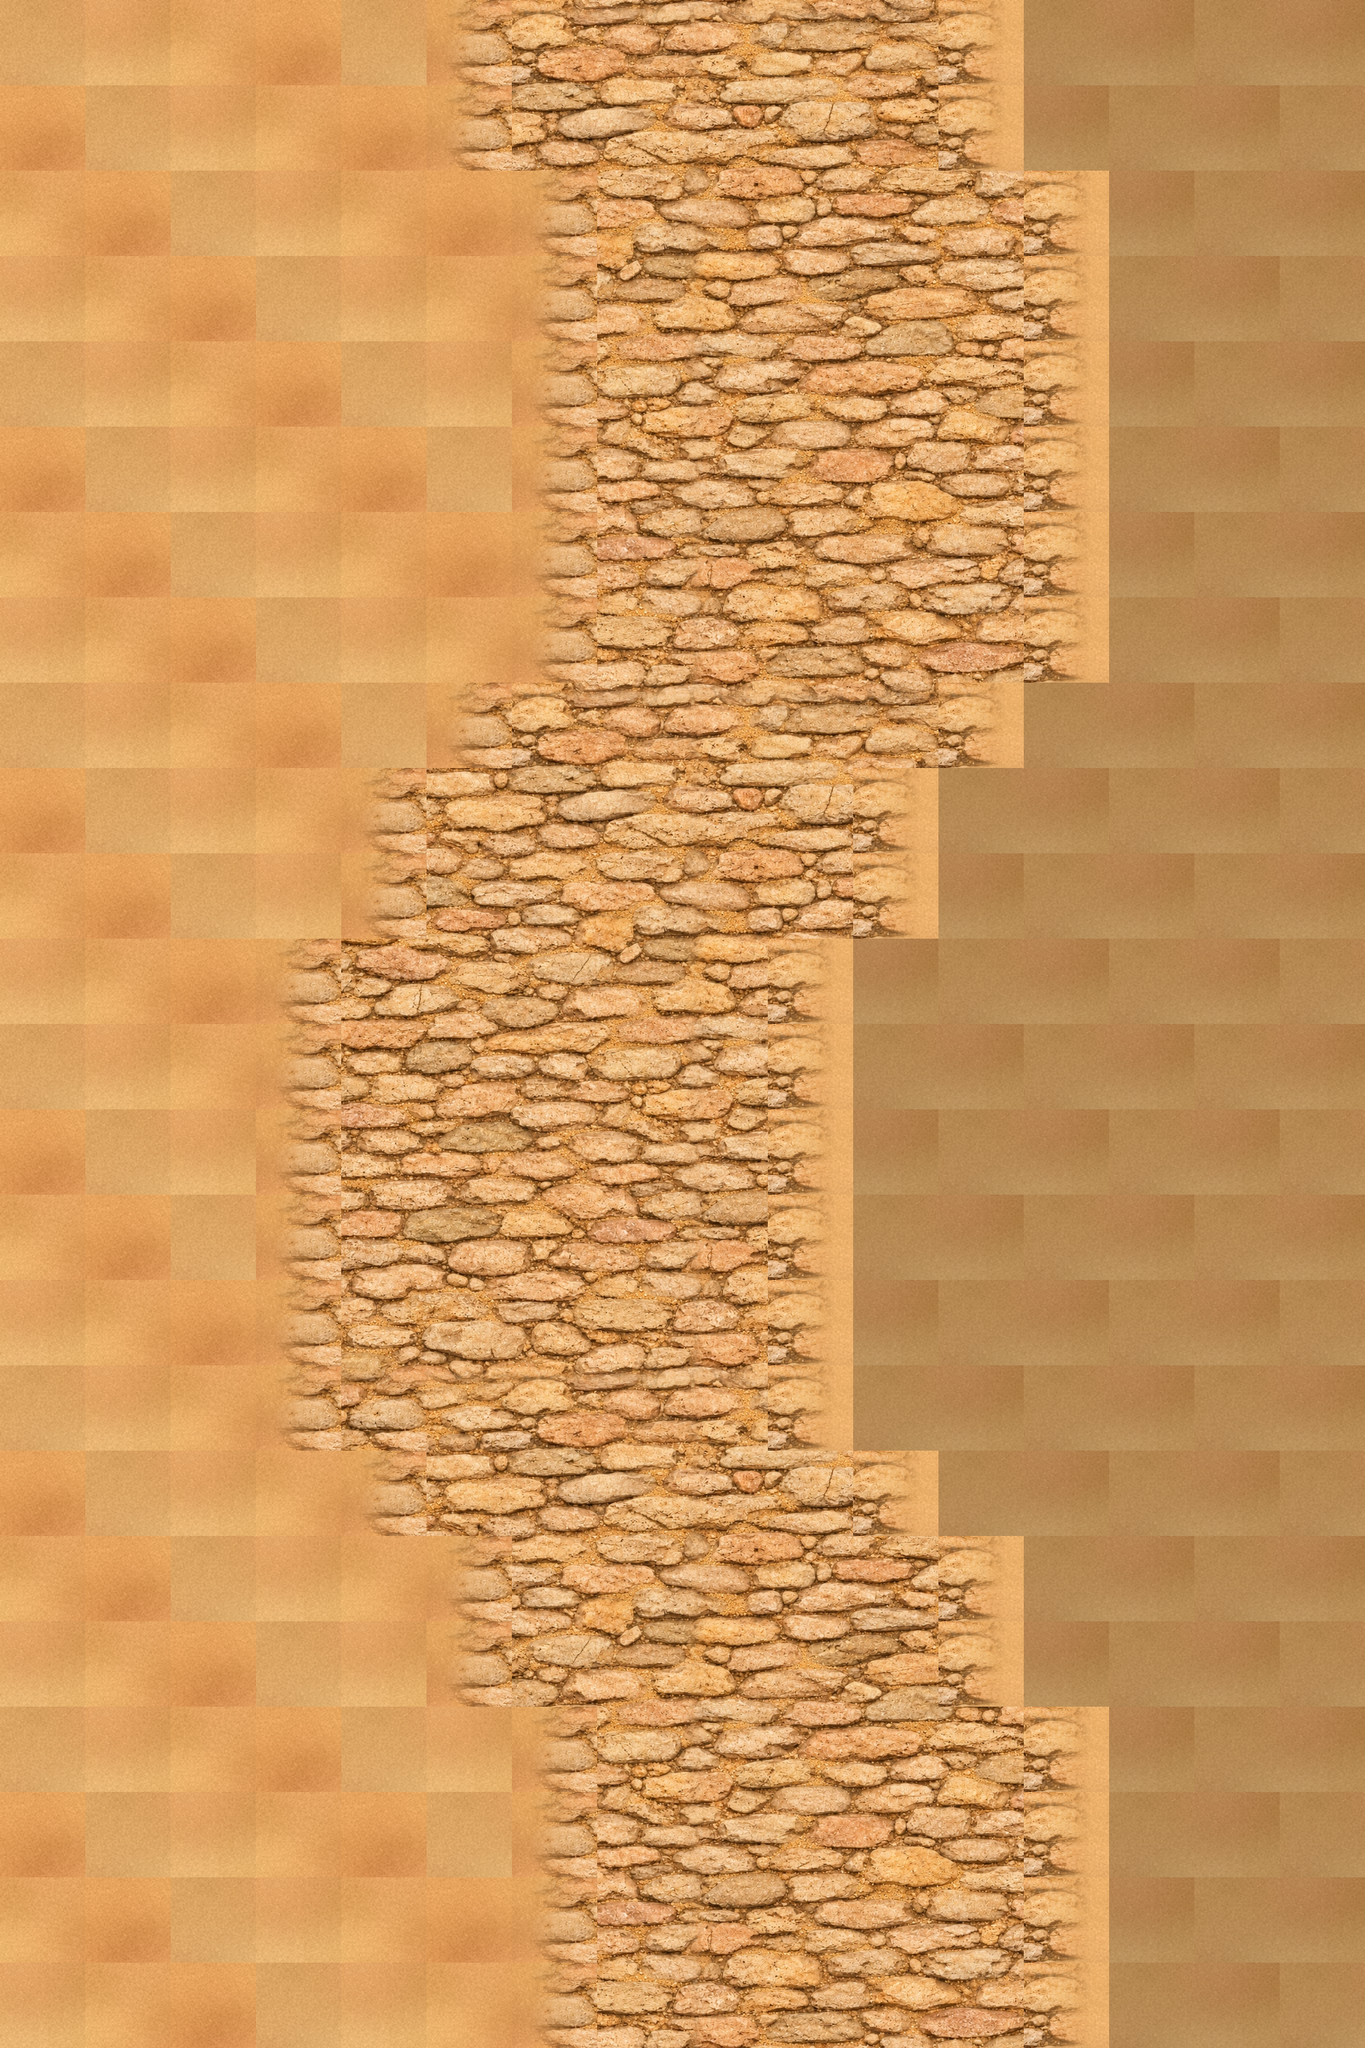

A 2D game scene composited from a Tiled map and its tileset images. What follows is a short description and the map's XML, with every tile layer's data as written:
An orthogonal 16x24 tile map with 128x128 px tiles, 2 tile layers (Desert Sand Base, Winding ChatGPT Cobblestone Road).

<map version="1.10" tiledversion="1.11.0" orientation="orthogonal" renderorder="right-down" width="16" height="24" tilewidth="128" tileheight="128" infinite="0" nextlayerid="3" nextobjectid="1">
 <tileset firstgid="1" source="chatgpt_road_tileset.tsx" />
 <layer id="1" name="Desert Sand Base" width="16" height="24">
  <data encoding="csv">
65,66,67,68,65,66,67,68,65,66,67,68,73,74,73,74,
68,65,66,67,68,65,66,67,68,65,66,67,74,73,74,73,
67,68,65,66,67,68,65,66,67,68,65,66,67,74,73,74,
66,67,68,65,66,67,68,65,66,67,68,65,66,73,74,73,
65,66,67,68,65,66,67,68,65,66,67,68,65,74,73,74,
68,65,66,67,68,65,66,67,68,65,66,67,68,73,74,73,
67,68,65,66,67,68,65,66,67,68,65,66,67,74,73,74,
66,67,68,65,66,67,68,65,66,67,68,65,66,73,74,73,
65,66,67,68,65,66,67,68,65,66,67,68,73,74,73,74,
68,65,66,67,68,65,66,67,68,65,66,73,74,73,74,73,
67,68,65,66,67,68,65,66,67,68,65,74,73,74,73,74,
66,67,68,65,66,67,68,65,66,67,74,73,74,73,74,73,
65,66,67,68,65,66,67,68,65,66,73,74,73,74,73,74,
68,65,66,67,68,65,66,67,68,65,74,73,74,73,74,73,
67,68,65,66,67,68,65,66,67,68,73,74,73,74,73,74,
66,67,68,65,66,67,68,65,66,67,74,73,74,73,74,73,
65,66,67,68,65,66,67,68,65,66,73,74,73,74,73,74,
68,65,66,67,68,65,66,67,68,65,66,73,74,73,74,73,
67,68,65,66,67,68,65,66,67,68,65,66,73,74,73,74,
66,67,68,65,66,67,68,65,66,67,68,65,74,73,74,73,
65,66,67,68,65,66,67,68,65,66,67,68,65,74,73,74,
68,65,66,67,68,65,66,67,68,65,66,67,68,73,74,73,
67,68,65,66,67,68,65,66,67,68,65,66,67,74,73,74,
66,67,68,65,66,67,68,65,66,67,68,65,66,73,74,73
</data>
 </layer>
 <layer id="2" name="Winding ChatGPT Cobblestone Road" width="16" height="24">
  <data encoding="csv">
0,0,0,0,0,69,7,8,1,2,3,71,0,0,0,0,
0,0,0,0,0,69,15,16,9,10,11,71,0,0,0,0,
0,0,0,0,0,0,69,24,17,18,19,20,71,0,0,0,
0,0,0,0,0,0,69,32,25,26,27,28,71,0,0,0,
0,0,0,0,0,0,69,40,33,34,35,36,71,0,0,0,
0,0,0,0,0,0,69,48,41,42,43,44,71,0,0,0,
0,0,0,0,0,0,69,56,49,50,51,52,71,0,0,0,
0,0,0,0,0,0,69,64,57,58,59,60,71,0,0,0,
0,0,0,0,0,69,7,8,1,2,3,71,0,0,0,0,
0,0,0,0,69,14,15,16,9,10,71,0,0,0,0,0,
0,0,0,0,69,22,23,24,17,18,71,0,0,0,0,0,
0,0,0,69,29,30,31,32,25,71,0,0,0,0,0,0,
0,0,0,69,37,38,39,40,33,71,0,0,0,0,0,0,
0,0,0,69,45,46,47,48,41,71,0,0,0,0,0,0,
0,0,0,69,53,54,55,56,49,71,0,0,0,0,0,0,
0,0,0,69,61,62,63,64,57,71,0,0,0,0,0,0,
0,0,0,69,5,6,7,8,1,71,0,0,0,0,0,0,
0,0,0,0,69,14,15,16,9,10,71,0,0,0,0,0,
0,0,0,0,0,69,23,24,17,18,19,71,0,0,0,0,
0,0,0,0,0,69,31,32,25,26,27,71,0,0,0,0,
0,0,0,0,0,0,69,40,33,34,35,36,71,0,0,0,
0,0,0,0,0,0,69,48,41,42,43,44,71,0,0,0,
0,0,0,0,0,0,69,56,49,50,51,52,71,0,0,0,
0,0,0,0,0,0,69,64,57,58,59,60,71,0,0,0
</data>
 </layer>
</map>
